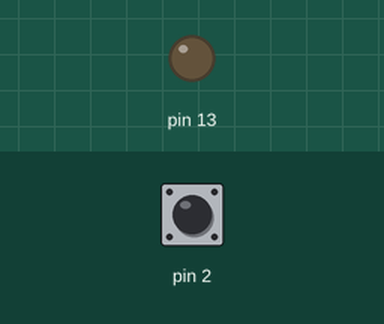
Recording of a sketch running on a simulated Arduino Uno, built with avr-gcc and run on an emulated ATmega328P. On the bench: output pins drawn as LEDs (lit = HIGH). Inputs (shaded band) come from the test bench; at power-on: pin 2 HIGH.

Above: at 1.2 s.
1.3 s: pin 2 pulled LOW for 0.15 s
At 1.6 s:
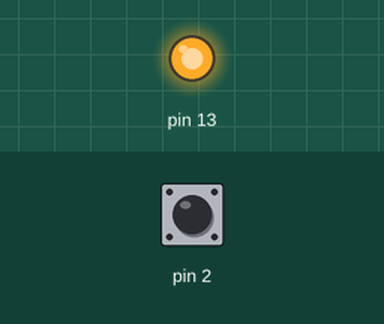
3.8 s: pin 2 pulled LOW for 3.2 s
At 8.9 s:
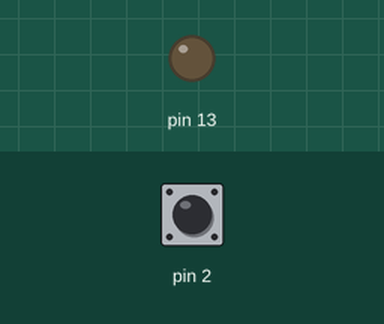
Timing chart, 0 to 10.4 s (numbered marks = the images above; inputs shaded):
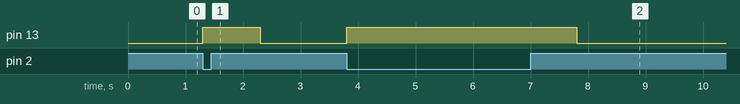

The sketch:

apagado_con_boton.ino
```cpp
void setup() {
  pinMode(2,INPUT_PULLUP);
  pinMode(13,OUTPUT);
}

void loop() {
 if(digitalRead(2)==LOW) {
  digitalWrite(13,HIGH);
delay(1000);
}
 else if(digitalRead(2)==HIGH){
digitalWrite(13,LOW);
 }
}
```

Measured:
- after the input at 1.3 s, pin 13: LOW → HIGH at once, → LOW 1.0 s later
- after the input at 3.8 s, pin 13: LOW → HIGH at once, → LOW 4.0 s later
